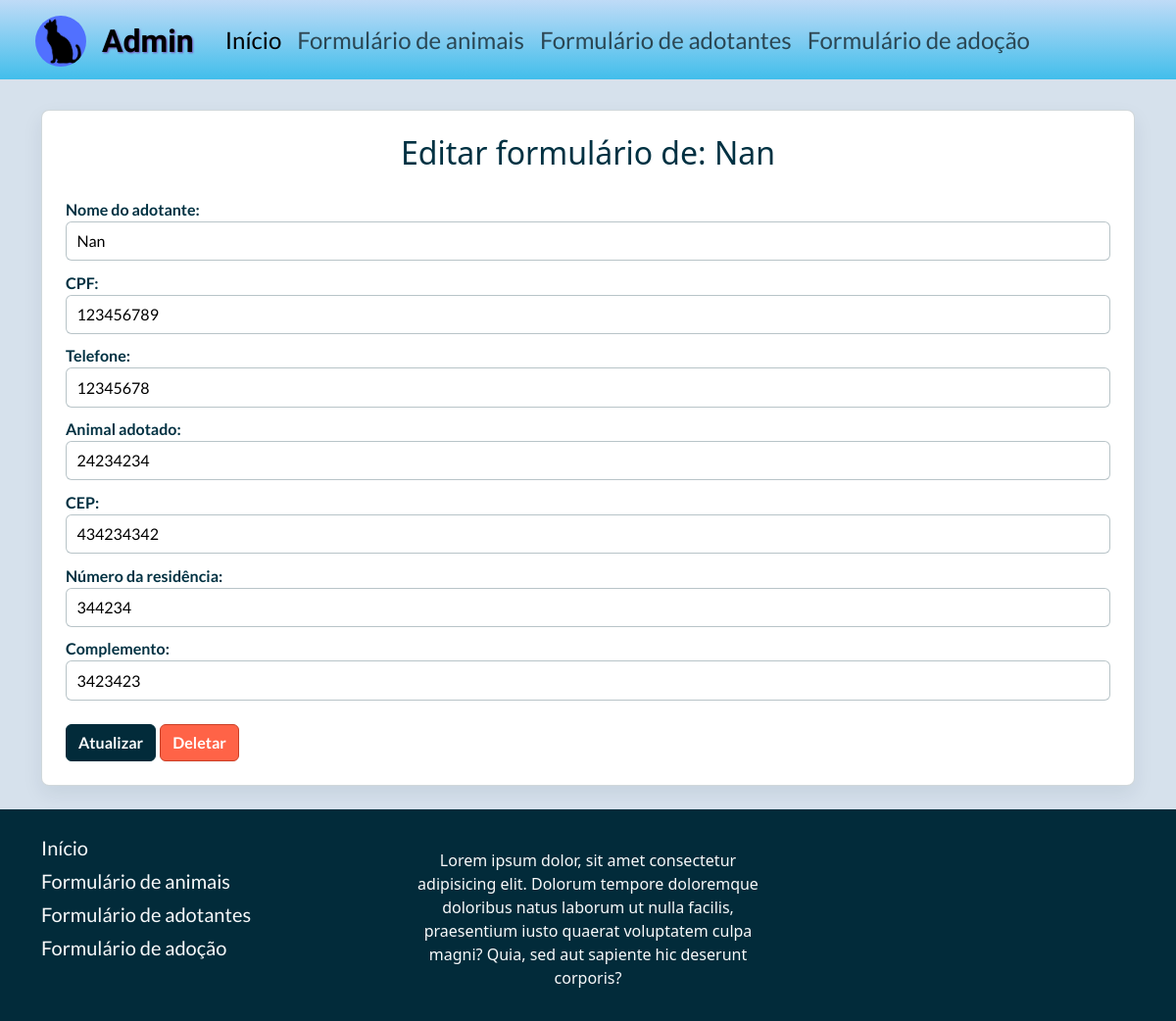
Screenshot of /adotantes-editar.php?id=1 with the database file from the repository.
### tables this page shows
CREATE TABLE `tb_adotantes` (
  `id` int(11) NOT NULL AUTO_INCREMENT,
  `nome_adotante` varchar(250) NOT NULL,
  `cpf` varchar(11) NOT NULL,
  `telefone` varchar(11) NOT NULL,
  `animal_adotado` varchar(150) NOT NULL,
  `cep` varchar(9) NOT NULL,
  `numero_residencia` int(11) NOT NULL,
  `complemento` varchar(150) NOT NULL,
  PRIMARY KEY (`id`),
  UNIQUE KEY `id` (`id`)
);

### adotantes-editar.php (the view, shortened to what this page needs)
<?php
$id = $_GET['id'] ?? null;
include "inc-conexao.php";
$nome_adotante = $cpf = $telefone = $animal_adotado = $cep = $numero_residencia = $complemento = "";
$resultado = mysqli_execute_query($conn, "SELECT * FROM tb_adotantes WHERE id = ?", [$id]);
while($linha = mysqli_fetch_assoc($resultado) ){
    $nome_adotante = $linha['nome_adotante'];
    $cpf = $linha['cpf'];
    $telefone = $linha['telefone'];
    $animal_adotado = $linha['animal_adotado'];
    $cep = $linha['cep'];
    $numero_residencia = $linha['numero_residencia'];
    $complemento = $linha['complemento'];
}
include "inc-head.php";
?>
<body class="site-body pt-5 d-flex flex-column min-vh-100">
    <header>
        <?php include "inc-nav-admin.php"; ?>
    </header>
    <main class="container page-main">
        <div class="row">
            <div class="col-12">
                <form action="adotantes-atualizar.php" id="formAdotantes" method="post" class="form-patinhas p-4">
                    <div class="text-center mb-3">
                        <h2>Editar formulário de: <?=$nome_adotante; ?></h2>
                    </div>
                    <label>Nome do adotante:</label>
                    <input id="nome_adotante" type="text" name="nome_adotante" pattern="^[ a-zA-Z\u00C0-\u00FF\b]+$" value="<?=$nome_adotante; ?>" required>
                    <label>CPF:</label>
                    <input id="cpf" type="text" name="cpf" value="<?=$cpf; ?>" required>
                    <label>Telefone:</label>
                    <input id="telefone" type="tel" name="telefone" value="<?=$telefone; ?>" required>
                    <label>Animal adotado:</label>
                    <input id="animal_adotado" type="text" name="animal_adotado" value="<?=$animal_adotado ?>">
                    <label>CEP:</label>
                    <input id="cep" type="text" name="cep" value="<?=$cep; ?>" required>
                    <label>Número da residência:</label>
                    <input id="numero_residencia" type="number" name="numero_residencia" value="<?=$numero_residencia ?>">
                    <label>Complemento:</label>
                    <input id="complemento" type="text" name="complemento" value="<?=$complemento ?>">
                    <br><br>
                    <button type="submit" id="btnFuncao" name="funcao" value="atualizar" class="btn btn-patinhas flex-fill">Atualizar</button>
                    <button type="submit" id="btnFuncao" name="funcao" value="deletar" class="btn btn-patinhas-vermelho flex-fill">Deletar</button>
                </form>
            </div>
        </div>
    </main>
<?php include "inc-footer-admin.php"; ?>

### css/style.css (style rules this page uses)
body.site-body, #body-index { background-color: #d6e1ec; color: #003142; }
.page-main { flex: 1 0 auto; padding-top: 4rem; }
.form-patinhas { background-color: #ffffff; border: 1px solid rgba(2, 43, 58, 0.18); border-radius: 8px; box-shadow: 0 0.5rem 1.25rem rgba(2, 43, 58, 0.08); }
.form-patinhas label { font-family: Lato; font-weight: 700; margin-top: 0.65rem; }
.form-patinhas input, .form-patinhas select, .filter-form input, .filter-form select { width: 100%; border: 1px solid rgba(2, 43, 58, 0.28); border-radius: 6px; padding: 0.45rem 0.65rem; font-family: Lato; }
.btn-patinhas { background-color: #022B3A; border-color: #022B3A; color: #ffffff; font-family: Lato; font-weight: 700; }
.btn-patinhas-vermelho { background-color: tomato; border-color: rgb(202, 63, 38); color: #ffff; font-family: Lato; font-weight: 700; }

### rows the page displays
tb_adotantes: nome_adotante "Nan", cpf "123456789", telefone "12345678", animal_adotado "24234234", cep "434234342", numero_residencia "344234", complemento "3423423"
